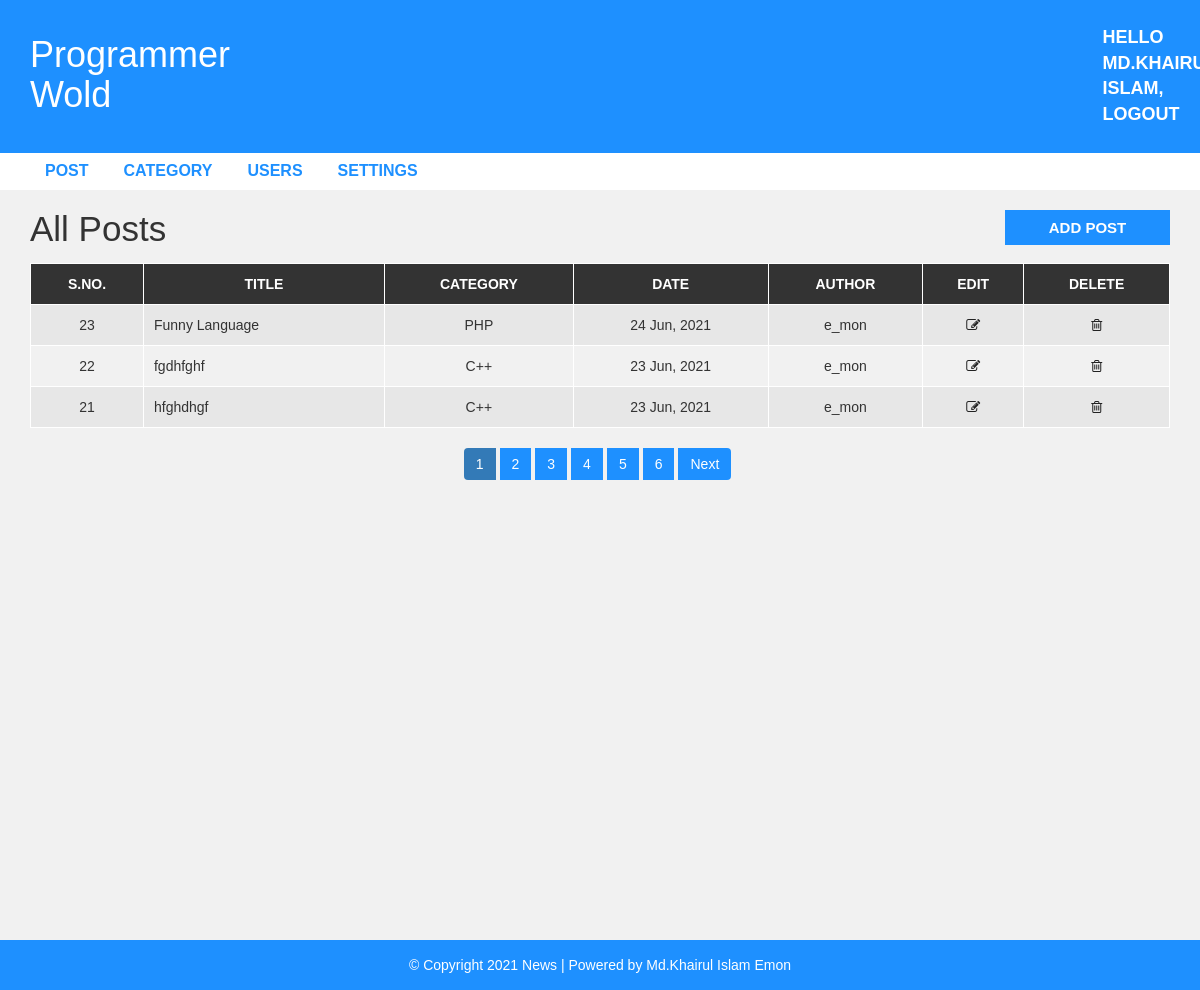
/admin/post.php (signed in), run on an earlier commit of the app's database.
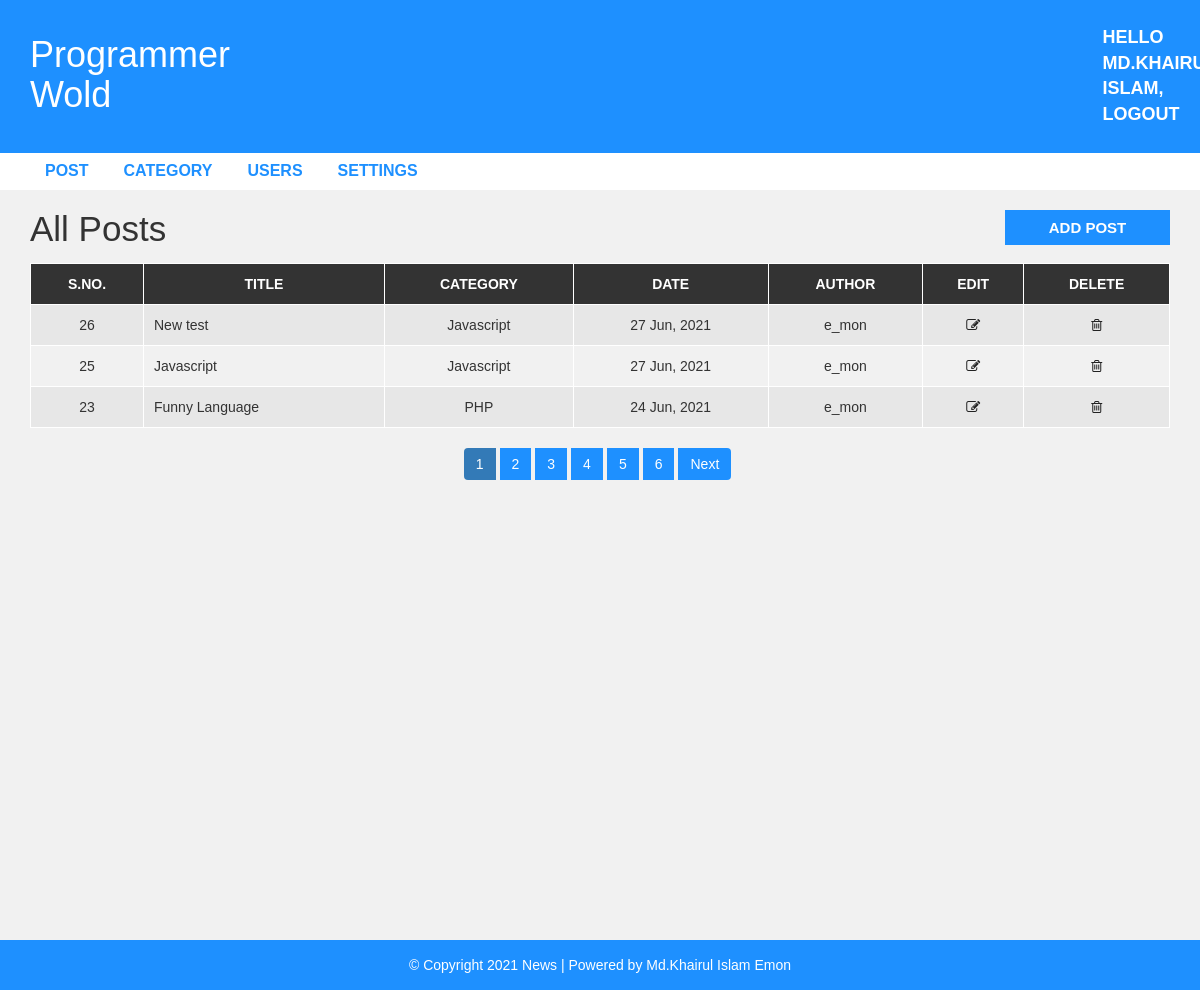
And on a later commit of the database.
### tables this page shows
CREATE TABLE `settings` (
  `websitename` varchar(60) NOT NULL,
  `logo` varchar(50) NOT NULL,
  `footerdesc` varchar(255) NOT NULL
);

CREATE TABLE `post` (
  `post_id` int(11) NOT NULL,
  `title` varchar(100) NOT NULL,
  `description` text NOT NULL,
  `category` varchar(100) NOT NULL,
  `post_date` varchar(50) NOT NULL,
  `author` int(11) NOT NULL,
  `post_img` varchar(100) NOT NULL
);

CREATE TABLE `category` (
  `category_id` int(11) NOT NULL,
  `category_name` varchar(100) NOT NULL,
  `post` int(11) NOT NULL DEFAULT 0
);

CREATE TABLE `user` (
  `user_id` int(11) NOT NULL,
  `first_name` varchar(30) NOT NULL,
  `last_name` varchar(30) NOT NULL,
  `username` varchar(30) DEFAULT NULL,
  `password` varchar(40) DEFAULT NULL,
  `role` int(11) NOT NULL
);

### admin/post.php (the view, shortened to what the changed rows need)
<?php include "header.php"; ?>
<div id="admin-content">
    <div class="container">
        <div class="row">
            <div class="col-md-10">
                <h1 class="admin-heading">All Posts</h1>
            </div>
            <div class="col-md-12">
                <?php
                include 'config.php';
                $limit = 3;
                if (isset($_GET['page'])) {
                    $page = $_GET['page'];
                } else {
                    $page = 1;
                }
                $offset = ($page - 1) * $limit;
                if ($_SESSION["user_role"] == '1') {
                    $sql = "SELECT * FROM post
                LEFT JOIN category ON post.category = category.category_id
                LEFT JOIN user ON post.author = user.user_id
                ORDER BY post_id DESC LIMIT {$offset},{$limit}";
                } elseif ($_SESSION["user_role"] == '0') {
                    $sql = "SELECT * FROM post
                LEFT JOIN category ON post.category = category.category_id
                LEFT JOIN user ON post.author = user.user_id
                WHERE post.author = {$_SESSION["user_id"]}
                ORDER BY post_id DESC LIMIT {$offset},{$limit}";
                }
                $result = mysqli_query($conn, $sql) or die("Query Failed!!!");
                if (mysqli_num_rows($result) > 0) {
                ?>
                    <table class="content-table">
                        <thead>
                            <th>S.No.</th>
                            <th>Title</th>
                            <th>Category</th>
                            <th>Date</th>
                            <th>Author</th>
                            <th>Edit</th>
                            <th>Delete</th>
                        </thead>
                        <tbody>
                            <?php
                            while ($row = mysqli_fetch_assoc($result)) {
                            ?>
                                <tr>
                                    <td class='id'><?php echo $row['post_id']; ?></td>
                                    <td><?php echo $row['title']; ?></td>
                                    <td><?php echo $row['category_name']; ?></td>
                                    <td><?php echo $row['post_date']; ?></td>
                                    <td><?php echo $row['username']; ?></td>
                                    <td class='edit'><a href='update-post.php?id=<?php echo $row['post_id']; ?>'><i class='fa fa-edit'></i></a></td>
                                    <td class='delete'><a href='delete-post.php?id=<?php echo $row['post_id']; ?>&catid=<?php echo $row['category']; ?>'><i class='fa fa-trash-o'></i></a></td>
                                </tr>
                            <?php } ?>
                        </tbody>
                    </table>
                <?php
                }
                if ($_SESSION["user_role"] == '1') {
                    $sql1 = "SELECT * FROM post
                LEFT JOIN category ON post.category = category.category_id
                LEFT JOIN user ON post.author = user.user_id";
                } elseif ($_SESSION["user_role"] == '0') {
                    $sql1 = "SELECT * FROM post
                LEFT JOIN category ON post.category = category.category_id
                LEFT JOIN user ON post.author = user.user_id
                WHERE post.author = {$_SESSION["user_id"]}";
                }
                $result1 = mysqli_query($conn, $sql1) or die("Query Failed!!!");
                if (mysqli_num_rows($result1) > 0) {
                    $total_records = mysqli_num_rows($result1);
                    $total_page = ceil($total_records / $limit);
                    echo '<ul class="pagination admin-pagination">';
                    for ($i = 1; $i <= $total_page; $i++) {
                        if ($i == $page) {
                            $active = 'active';
                        } else {
                            $active = '';
                        }
                        echo '<li class="' . $active . '"><a href="post.php?page=' . $i . '">' . $i . '</a></li>';
                    }
                    echo '</ul>';
                }
                ?>
            </div>
        </div>
    </div>
</div>
<?php include "footer.php"; ?>

### admin/header.php (shortened to what the changed rows need)
<!DOCTYPE html>
<html lang="en">
<head>
    <link rel="stylesheet" href="../css/bootstrap.min.css" />
    <link rel="stylesheet" href="../css/font-awesome.css">
    <link rel="stylesheet" href="../css/style.css">
</head>
<body>
    <div id="header-admin">
        <div class="container">
            <div class="row">
                <div class="col-md-2">
                <?php
                    include 'config.php';
                    $sql = "SELECT * FROM settings";
                    $result = mysqli_query($conn, $sql) or die("Query Failed!!!");
                    if (mysqli_num_rows($result) > 0) {
                        while ($row = mysqli_fetch_assoc($result)) {
                                if(true){
                                echo '<a style="color:white;" href="post.php"><h1>' . $row['websitename'] . '</h1></a>';
                            } else {
                                echo '<a href="post.php" id="logo"><img src="images/' . $row['logo'] . '"></a>';
                            }
                        }
                    }
                    ?>
                </div>
            </div>
        </div>
    </div>

What changed in the data, as far as the page shows it:
no longer on this page (row edited): post: post_id "22", title "fgdhfghf", category.category_name "C++", post_date "23 Jun, 2021", user.username "e_mon"
no longer on this page (row unchanged): post: post_id "21", title "hfghdhgf", category.category_name "C++", post_date "23 Jun, 2021", user.username "e_mon"
added post: post_id "26", title "New test", category.category_name "Javascript", post_date "27 Jun, 2021", user.username "e_mon"
added post: post_id "25", title "Javascript", category.category_name "Javascript", post_date "27 Jun, 2021", user.username "e_mon"
